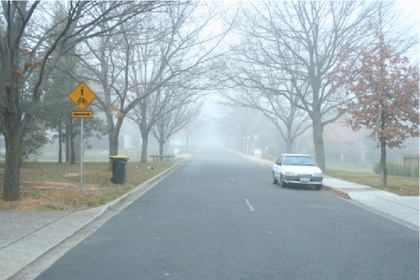
%> input picture source-code/sweden.jpg, 420 x 280 px, shrunk from 600 x 400 before the run
$ octave darkChannel_test.m   (GNU Octave 9; MATLAB toolbox functions it lacks are replaced by stand-ins)
%> lines starting %> are read from the running program, lines starting %| are printed output that depends on the picture; in (x1, y1, x2, y2) boxes, pixels count from 0 and x2, y2 are one past the last pixel; in counts of white or black regions, pixels touching at a corner belong together; the program's own positions count from 1
%> further down, pic is the input picture: size 280x420x3 uint8; mean R, G, B 157.6, 170.4, 174.9
### source-code/darkChannel.m
% Date:29/10/2017
% This code refers to the code written by Changkai Zhao
% Email:changkaizhao1006@gmail.com
% completed and corrected in 20/06/2013 and in 23/06/2013
%
% This algorithm is described in details in
%
% "Single Image Haze Removal Using Dark Channel Prior",
% by Kaiming He Jian Sun Xiaoou Tang,
% In: CVPR 2009

% details about guilded image filter in
% "Guilded image filtering"
% by Kaiming He Jian Sun Xiaoou Tang

% OUTPUT:
% J is the obtained clear image after visibility restoration.
% tmap is the raw transmission map.
% tmap_ref is the refined transmission map.

function [J, t_map, tmap_ref] = darkChannel(I, px, w)

    % calculate running time
    tic;

    % by default, constant parameter w is set to 0.95.
    if (nargin < 3)
       w = 0.95;
    end

    % by default, the patch size is set to 15.
    if (nargin < 2)
       px = 15;
    end

    % error, no argument.
    if (nargin < 1)
    	msg1 = sprintf('%s: Not input.', upper(mfilename));
        eid = sprintf('%s:NoInputArgument',mfilename);
        error(eid,'%s %s',msg1);
    end

    % error, parameter out of bound.
    if ((w >= 1.0) || (w<=0.0))
    	msg1 = sprintf('%s: w is out of bound.', upper(mfilename));
        msg2 = 'It must be an float between 0.0 and 1.0';
        eid = sprintf('%s:outOfRangeP',mfilename);
        error(eid,'%s %s',msg1,msg2);
    end

    % error, px out of bound.
    if (px < 1)
    	msg1 = sprintf('%s: px is out of bound.', upper(mfilename));
        msg2 = 'It must be an integer higher or equal to 1.';
        eid = sprintf('%s:outOfRangeSV',mfilename);
        error(eid,'%s %s',msg1,msg2);
    end

    % Pick the top 0.1% brightest pixels in the dark channel.
    inputImage = im2double(I);
    [dimr, dimc, col] = size(I);
%> dimr = 280; dimc = 420; col = 3
    dx = floor(px / 2);

    % L0Smoothing
    Image = L0Smoothing(inputImage, 0.015);

    if(col == 3)
    	% find darkChannel
        J_darkchannel = findDarkChannel(Image, dimr, dimc, dx);

        % get the Airlight
        Airlight = getAirlight(J_darkchannel, Image);

        % Estimating the raw transmission map(color)
        t_map = getRawTransmissionMap(Airlight, Image, dimr, dimc, dx, w);

        % Refine the raw transmission map(color)
        % using softmatting
        tmap_ref = softmatting(Image, t_map);

        % using guidedfilter_color
        % tmap_ref = guidedfilter_color(Image, t_map, 40, 0.001);

        % Getting the clear image(color)
        J = getClearImage(dimr, dimc, col, tmap_ref, Airlight, inputImage);

        % show the result
        figure,imshow(Image),title('Input Image');
        figure,imshow(t_map),title('Raw t map');
        figure,imshow(tmap_ref),title('Refined t map');
        figure,imshow(J),title('Output Image');

        imwrite(Image, 'Input_Image.jpg');
        imwrite(t_map, 'Raw_t_map.jpg');
        imwrite(tmap_ref, 'Refined_t_map.jpg');
        imwrite(J, 'Output_Image.jpg');
    end

    % stop calculate running time
    toc;
end

### source-code/L0Smoothing.m
%   Distribution code Version 1.0 -- 09/23/2011 by Jiaya Jia Copyright 2011, The Chinese University of Hong Kong.
%
%   The Code is created based on the method described in the following paper
%   [1] "Image Smoothing via L0 Gradient MinImageization", Li Xu, Cewu Lu, Yi Xu, Jiaya Jia, ACM Transactions on Graphics,
%   (SIGGRAPH Asia 2011), 2011.
%
%   The code and the algorithm are for non-comercial use only.


function S = L0Smoothing(Image, lambda, kappa)
%> called with lambda = 0.015
%L0Smooth - Image Smoothing via L0 Gradient MinImageization
%   S = L0Smooth(Image, lambda, kappa) performs L0 graidient smoothing of input
%   Image Image, with smoothness weight lambda and rate kappa.
%
%   Paras:
%   @Image    : Input UINT8 Image, both grayscale and color Images are acceptable.
%   @lambda: Smoothing parameter controlling the degree of smooth. (See [1])
%            Typically it is within the range [1e-3, 1e-1], 2e-2 by default.
%   @kappa : Parameter that controls the rate. (See [1])
%            Small kappa results in more iteratioins and with sharper edges.
%            We select kappa in (1, 2].
%            kappa = 2 is suggested for natural Images.
%
%   Example
%   ==========
%   Image  = Imageread('pflower.jpg');
%   S  = L0Smooth(Image); % Default Parameters (lambda = 2e-2, kappa = 2)
%   figure, Imageshow(Image), figure, Imageshow(S);


if ~exist('kappa','var')
    kappa = 2.0;
end
if ~exist('lambda','var')
    lambda = 2e-2;
end
S = im2double(Image);
betamax = 1e5;
fx = [1, -1];
fy = [1; -1];
[N,M,D] = size(Image);
%> N = 280; M = 420; D = 3
sizeI2D = [N,M];
%> sizeI2D = [280 420]
otfFx = psf2otf(fx,sizeI2D);
otfFy = psf2otf(fy,sizeI2D);
Normin1 = fft2(S);
Denormin2 = abs(otfFx).^2 + abs(otfFy ).^2;
if D>1
    Denormin2 = repmat(Denormin2,[1,1,D]);
end
beta = 2*lambda;
while beta < betamax
    Denormin   = 1 + beta*Denormin2;
    % h-v subproblem
    h = [diff(S,1,2), S(:,1,:) - S(:,end,:)];
    v = [diff(S,1,1); S(1,:,:) - S(end,:,:)];
    if D==1
        t = (h.^2+v.^2)<lambda/beta;
    else
        t = sum((h.^2+v.^2),3)<lambda/beta;
        t = repmat(t,[1,1,D]);
    end
    h(t)=0; v(t)=0;
    % S subproblem
    Normin2 = [h(:,end,:) - h(:, 1,:), -diff(h,1,2)];
    Normin2 = Normin2 + [v(end,:,:) - v(1, :,:); -diff(v,1,1)];
    FS = (Normin1 + beta*fft2(Normin2))./Denormin;
    S = real(ifft2(FS));
    beta = beta*kappa;
    fprintf('.');
end
%> this loop made 22 passes
%> pass 1, in L0Smoothing, `t = sum((h.^2+v.^2),3)<lambda/beta;`:
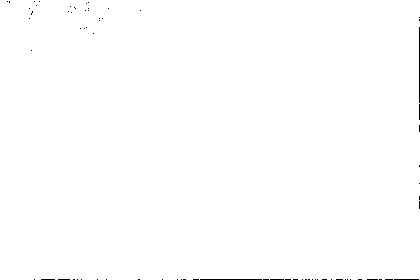
%> t: size 280x420 logical; 99.7% white; black in thin lines or dots
%> after the loop:
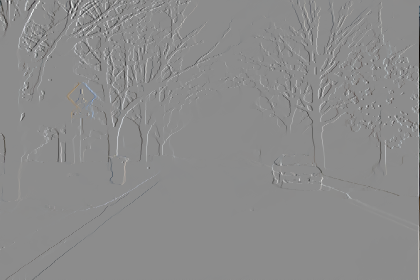
%> h: size 280x420x3 double; mean R, G, B -1e-05, -1.47e-05, -2.14e-05; drawn with min black and max white
%> after the loop:
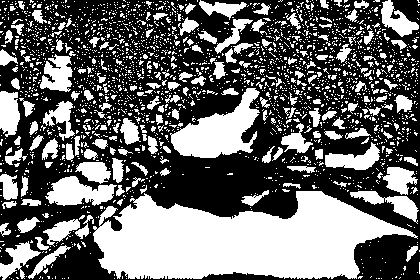
%> t: size 280x420x3 logical; 41.5% white; 2353 white regions (2162 under 20 px), largest, box (x1, y1, x2, y2) and area: (93, 191, 418, 279) 18687, (170, 88, 260, 158) 3162, (45, 176, 117, 206) 1302
%> after the loop:
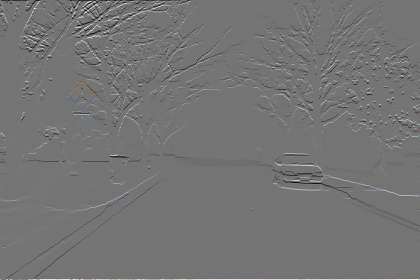
%> v: size 280x420x3 double; mean R, G, B 3.62e-05, 3.05e-05, 3.55e-05; drawn with min black and max white
%> after the loop, beta = 125829.1
fprintf('\n');
end

### source-code/findDarkChannel.m
function J_darkchannel = findDarkChannel(Image, dimr, dimc, dx)
%> called with dimr = 280, dimc = 420, dx = 7
	J_darktemp = zeros(dimr, dimc);

    % Estimate the atmospheric light
    J_darkchannel = min(Image, [], 3);  % find the minimum value in RGB channel
    for i = (1 : dimr)
        for j = (1 : dimc)
            winLeft = i - dx; winRight = i + dx;
            winUp   = j - dx; winDown  = j + dx;

            % check the windows range
            if(i - dx < 1)
                winLeft = 1;
            end
            if(i + dx > dimr)
                winRight = dimr;
            end
            if(j - dx < 1)
                winUp = 1;
            end
            if(j + dx > dimc)
                  winDown=dimc;
            end

            % find the minimum value in the Ω windows
            J_darktemp(i,j) = min(min(J_darkchannel(winLeft : winRight, winUp : winDown)));
        end
    end
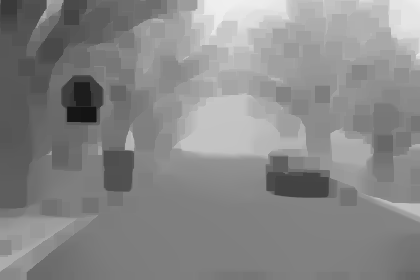
%> J_darktemp: size 280x420 double; min 0.0822, max 0.94, mean 0.533
    J_darkchannel = J_darktemp;
end

### source-code/getAirlight.m
function Airlight = getAirlight(J_darkchannel, Image)
	A_r = 0; A_g = 0; A_b = 0;

	% get the 0.1% most brightest pixels in the dark channel
    lightLimit = quantile(J_darkchannel(:), .999);
%> lightLimit = 0.936
    [lightRow, lightCol] = find(J_darkchannel >= lightLimit);
%> lightRow = 118 values from 1 to 9; lightCol = 118 values from 220 to 243
    [enum, ~] = size(lightRow);
%> enum = 118
    for i = (1 : enum)
        A_r = Image(lightRow(i), lightCol(i), 1) + A_r;
        A_g = Image(lightRow(i), lightCol(i), 2) + A_g;
        A_b = Image(lightRow(i), lightCol(i), 3) + A_b;
    end
%> this loop made 118 passes
%> (A_r, A_g, A_b) on passes 1 to 12: (0.947, 0.977, 0.988), (1.89, 1.95, 1.97), (2.83, 2.92, 2.96), (3.78, 3.9, 3.95), (4.72, 4.87, 4.93), (5.66, 5.85, 5.92), (6.6, 6.82, 6.9), (7.55, 7.8, 7.89), (8.49, 8.77, 8.88), (9.43, 9.74, 9.86), (10.37, 10.71, 10.84), (11.31, 11.69, 11.83)
%> after the loop, A_b = 116.3; A_g = 114.9; A_r = 111.3

    % get the Airlight
    Airlight = [A_r / enum, A_g / enum, A_b / enum];
%> Airlight = [0.943 0.974 0.986]
end

### source-code/getRawTransmissionMap.m
function t_map = getRawTransmissionMap(Airlight, Image, dimr, dimc, dx, w)
%> called with Airlight = [0.943 0.974 0.986], dimr = 280, dimc = 420, dx = 7, w = 0.95

	Im_n(:, :, 1) = Image(:, :, 1) ./ Airlight(1);
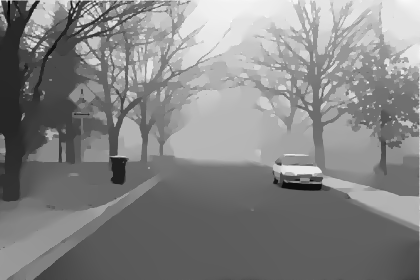
%> Im_n: size 280x420 double; min 0.242, max 1.04, mean 0.655; drawn with min black and max white
    Im_n(:, :, 2) = Image(:, :, 2) ./ Airlight(2);
    Im_n(:, :, 3) = Image(:, :, 3) ./ Airlight(3);
%> Im_n: size 280x420x3 double
    tmap = min(Im_n, [], 3);

    for i = (1 : dimr)
        for j = (1 : dimc)
            winLeft = i - dx; winRight = i + dx;
            winUp   = j - dx; winDown  = j + dx;

             % check the windows range
            if(i - dx < 1)
                winLeft = 1;
            end
            if(i + dx > dimr)
                winRight = dimr;
            end
            if(j - dx < 1)
                winUp = 1;
            end
            if(j + dx > dimc)
                winDown = dimc;
            end

            % find the minimum value in the Ω windows
            % get the image transmittance
            t_map(i, j) = 1 - w * min(min(tmap(winLeft : winRight, winUp : winDown)));
        end
    end
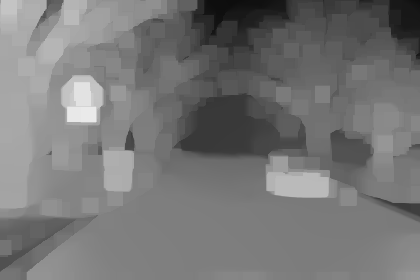
%> t_map: size 280x420 double; min 0.0531, max 0.921, mean 0.466
end

### source-code/softmatting.m
function tmap_ref = softmatting(I, tmap, lambda, epsilon, win_size)
% this function is used to refine the raw transmission map in Image dehazing.

  if (~exist('epsilon', 'var'))
    epsilon = 0.0000001;
  end

  if (isempty(epsilon))
    epsilon = 0.0000001;
  end

  if (~exist('win_size', 'var'))
    win_size = 1;
  end

  if (isempty(win_size))
    win_size = 1;
  end

  if (~exist('lambda', 'var'))
    lambda = 0.001;
  end

  if (isempty(lambda))
    lambda = 0.001;
  end

  [h,w,~] = size(I);
%> h = 280; w = 420
  img_size = w * h;
%> img_size = 117600

  win_b = zeros(img_size, 1);

  for ci = 1 : h
    for cj = 1 : w
      if(rem(ci - 8, 15) < 1)
        if(rem(cj - 8, 15) < 1)
          win_b(ci * w + cj) = tmap(ci * w + cj);
        end
      end
    end
  end

  %======================get laplace L============================
  A = getLaplacian1(I, epsilon, win_size);
  %====================solve refined transmission map====================
  D = spdiags(win_b(:), 0, img_size, img_size);
  x = (A + lambda * D) \ (lambda * win_b(:) .* win_b(:));
  tmap_ref = max(min(reshape(x, h, w), 1), 0);
  %=============================================================

end

### source-code/getLaplacian1.m
function [A] = getLaplacian1(I, epsilon, win_size)
%> called with epsilon = 1e-07, win_size = 1

  if (~exist('epsilon', 'var'))
    epsilon = 0.0000001;
  end

  if (isempty(epsilon))
    epsilon = 0.0000001;
  end

  if (~exist('win_size', 'var'))
    win_size = 1;
  end

  if (isempty(win_size))
    win_size = 1;
  end

  neb_size = (win_size * 2 + 1) ^ 2;
  [h,w,c] = size(I);
%> h = 280; w = 420; c = 3

  img_size = w * h;
%> img_size = 117600
  %consts = imerode(consts, ones(win_size * 2 + 1));

  indsM = reshape([1 : img_size], h, w);

  tlen = img_size * neb_size ^ 2;
  %sum(sum(1 - consts(win_size + 1 : end - win_size, win_size + 1 : end - win_size))) * (neb_size ^ 2);

  row_inds = zeros(tlen, 1);
  col_inds = zeros(tlen, 1);
  vals = zeros(tlen, 1);
  len = 0;
  for j = 1 + win_size : w-win_size
    for i = win_size + 1 : h-win_size
%     if (consts(i,j))
%       continue
%     end

      if(rem(h - 8,15) < 1)
        if(rem(w - 8,15) < 1)
          continue;
        end
      end

      win_inds = indsM(i - win_size : i + win_size, j - win_size : j + win_size);
      win_inds = win_inds(:);
      winI = I(i - win_size : i + win_size, j - win_size : j + win_size, :);
      winI = reshape(winI, neb_size, c);

      win_mu = mean(winI , 1)';
      win_var = winI' * winI / neb_size - win_mu * win_mu' + (epsilon/neb_size) .* eye(c);

      winI = winI-repmat(win_mu', neb_size, 1);
      tvals = (1 + (winI / win_var) * winI') / neb_size;

      row_inds(1 + len : neb_size ^ 2 + len) = reshape(repmat(win_inds, 1, neb_size),...
                                             neb_size^2, 1);
      col_inds(1 + len : neb_size ^ 2 + len) = reshape(repmat(win_inds', neb_size, 1),...
                                             neb_size^2, 1);
      vals(1 + len : neb_size^2 + len) = tvals(:);
      len = len + neb_size^2;
    end
  end

  vals = vals(1 : len);
  row_inds = row_inds(1 : len);
  col_inds = col_inds(1 : len);
  A = sparse(row_inds, col_inds, vals, img_size, img_size);

  sumA = sum(A, 2);
  A = spdiags(sumA(:), 0, img_size, img_size) - A;

return

### source-code/darkChannel_test.m
pic = imread('sweden.jpg');
% pic = imread('Aerial-photo-heavy-haze.jpg');
%> (the run ends here)
